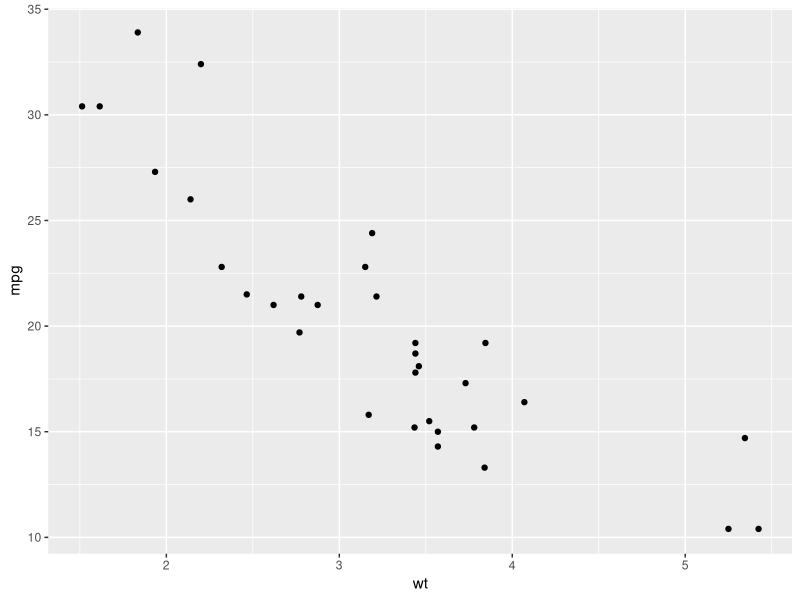
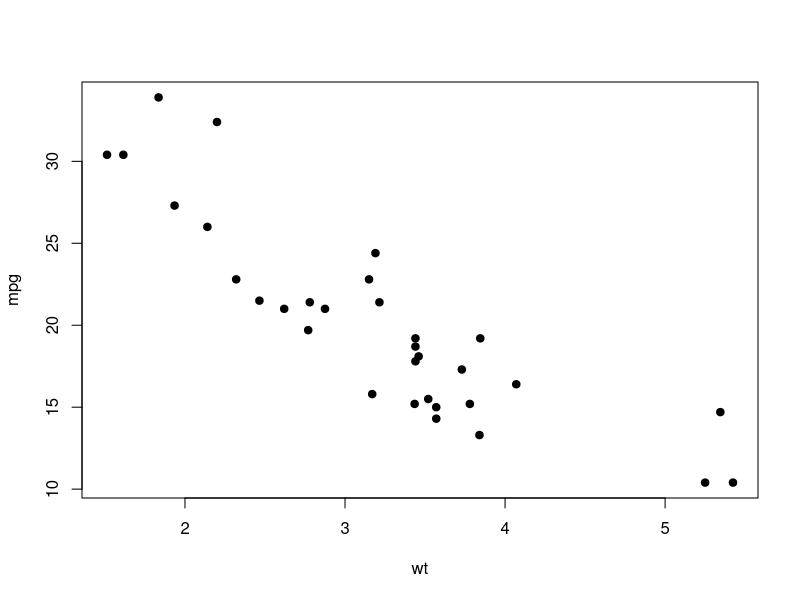
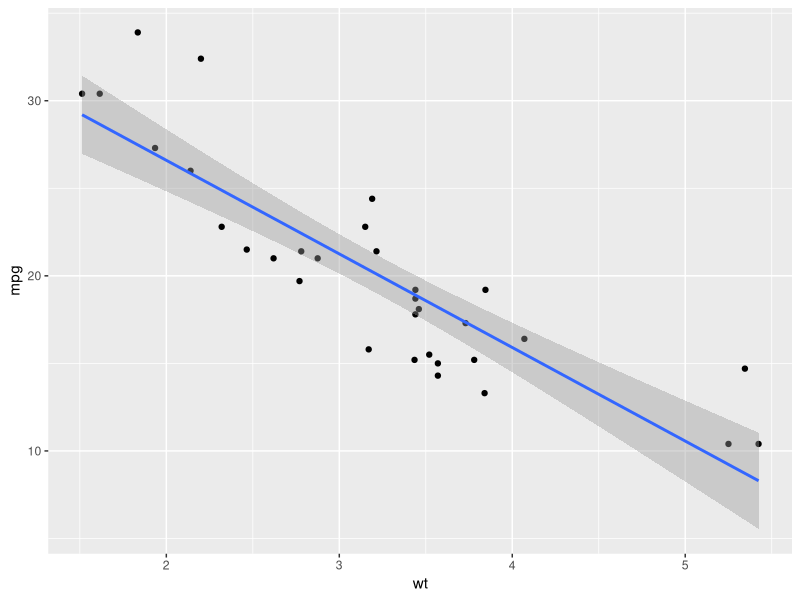
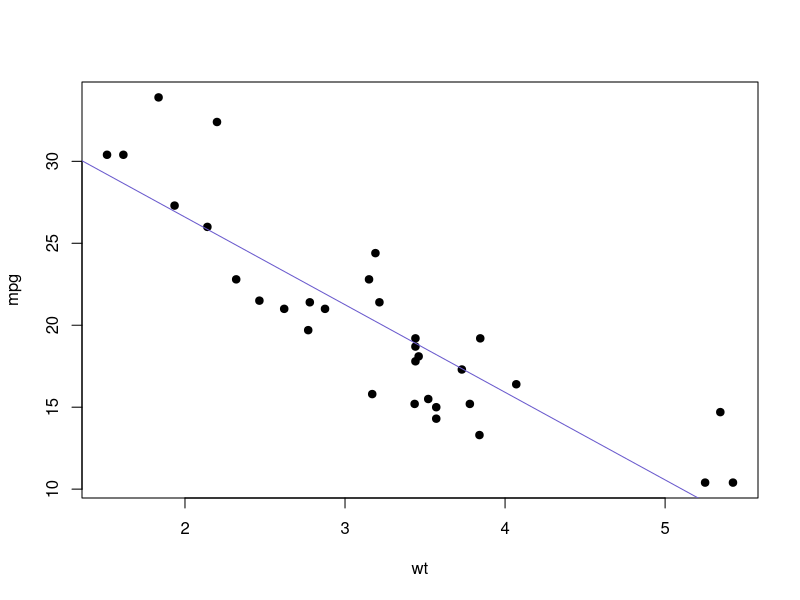
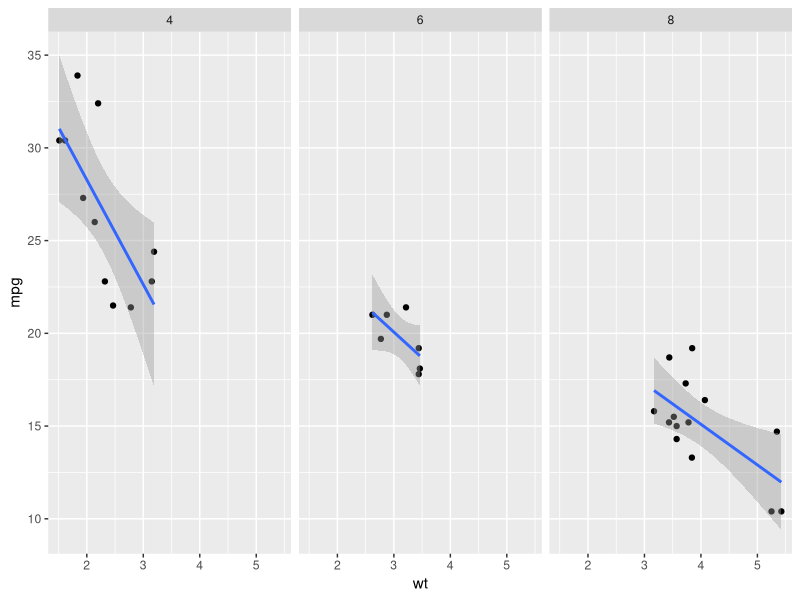
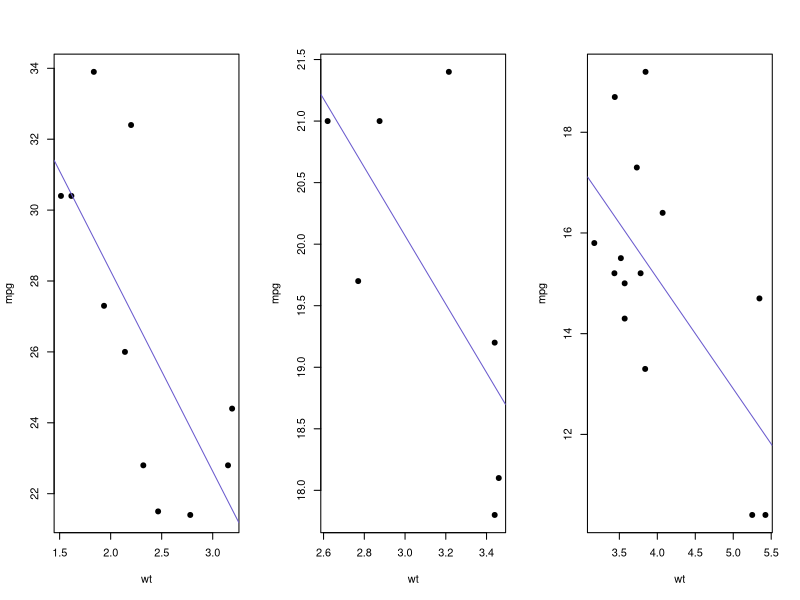
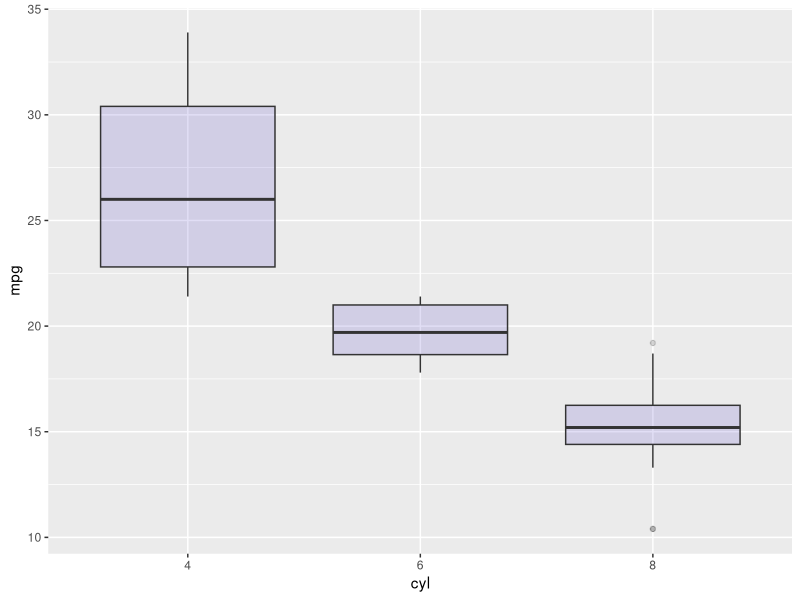
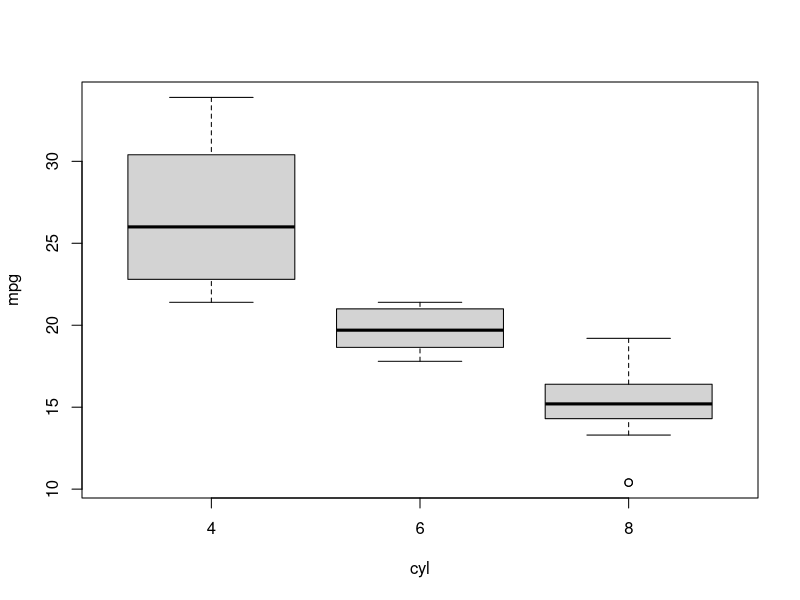

Recreate these plots in R, in order.
## ---- chunk 1
knitr::opts_knit$set(root.dir="C:\\Users\\lxd312\\Documents\\GitHub\\academic-template\\static\\files")
## ---- chunk 2
todays.file = "Lab_1"
## ---- chunk 3
library(tidyverse)
## ---- chunk 4
data = read.csv("MES623_Lab1_mtcars.csv")
## ---- chunk 5
head(data)
## ---- chunk 6
head(data, n = 11)
## ---- chunk 7
tail(data, n = 5)
## ---- chunk 8
names(data)
## ---- chunk 9
dim(data)
## ---- chunk 10
summary(data)
## ---- chunk 11
summary(data$hp)
## ---- chunk 12
data_sub = select(data,X,mpg,cyl, hp, wt, am)

# Check the data
head(data_sub)

# Using Base R
data_sub_Old = data[,c("X","mpg","cyl","hp","wt","am")]

# Check the data
head(data_sub_Old)
## ---- chunk 13
data_mpg = arrange(data_sub,desc(mpg))

#check the data
head(data_mpg)

# Using Base R
data_mpg_Old = data_sub_Old[order(-data_sub_Old$mpg),]

#check the data
head(data_mpg_Old)
## ---- chunk 14
auto_data = filter(data_mpg,am == "0" )

#check the data
head(auto_data)

# Using base R
# Think of this as rows where am is equal to "0"
auto_data_Old = data_mpg_Old[data_mpg_Old$am =="0",]

head(auto_data_Old)
## ---- chunk 15
All_auto_data = data_sub %>% arrange(desc(mpg)) %>% filter(am == "0")

head(All_auto_data)
## ---- chunk 16
write.csv(All_auto_data,"AutomaticTrans.csv", row.names = FALSE)
## ---- chunk 17
ggplot(data = data, mapping = aes(x = wt, y = mpg)) + geom_point()

# Base R
plot(data$wt, data$mpg, pch=19, ylab = "mpg", xlab ="wt") 
## ---- chunk 18
ggplot(data = data, mapping = aes(x = wt, y = mpg)) + geom_point() + 
  stat_smooth(method = 'lm')

#Base R
plot(data$wt, data$mpg, pch=19, ylab = "mpg", xlab ="wt") 
abline(lm(data$mpg~data$wt), col="slateblue")
## ---- chunk 19
ggplot(data = data, mapping = aes(x = wt, y = mpg)) + geom_point() + 
stat_smooth(method = 'lm') + facet_wrap(~ cyl)

# Base R
# 1st subset the data, change the graphical prameters, then plot the seperate graphs
cyl_4 = data %>% filter(cyl == "4")
cyl_6 = data %>% filter(cyl == "6")
cyl_8 = data %>% filter(cyl == "8")

par(mfrow = c(1,3))
plot(cyl_4$wt, cyl_4$mpg, pch=19, ylab = "mpg", xlab ="wt") 
abline(lm(cyl_4$mpg~cyl_4$wt), col="slateblue")

plot(cyl_6$wt,cyl_6 $mpg, pch=19, ylab = "mpg", xlab ="wt") 
abline(lm(cyl_6 $mpg~cyl_6 $wt), col="slateblue")

plot(cyl_8$wt, cyl_8$mpg, pch=19, ylab = "mpg", xlab ="wt") 
abline(lm(cyl_8$mpg~cyl_8$wt), col="slateblue")

#Reset graphic parameters
par(mfrow = c(1,1))
# dev.off() # to start graphing in a totally new device 
## ---- chunk 20
ggplot(data, aes(x=as.factor(cyl), y=mpg)) + 
geom_boxplot(fill="slateblue", alpha=0.2) + xlab("cyl")

# Base R
boxplot(mpg~cyl,data=data,xlab="cyl", ylab="mpg") 
## ---- chunk 21
ggplot(data, aes(x = mpg)) + geom_histogram(binwidth = 1)

# Base R
hist(data$mpg, breaks=34, col="darkgrey", main = "", xlab="mpg") 
